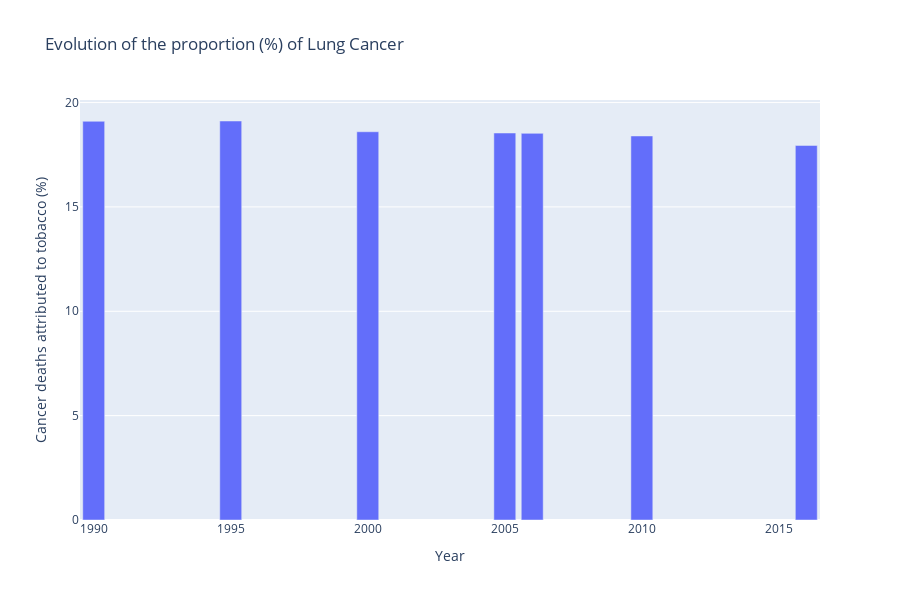

The notebook cell saved with this chart:
### Code cell
fig = px.bar(df3_taba, x="Year", y="Cancer deaths attributed to tobacco (%)",barmode="group",title="Evolution of the proportion (%) of Lung Cancer")
fig.show()

### Figure 1 — Plotly figure (JSON) as saved in the notebook; plotly's stock layout.template omitted (floating-point values rounded to 4 significant figures)
{"data": [{"alignmentgroup": "True", "hoverlabel": {"namelength": 0}, "hovertemplate": "Year=%{x}<br>Cancer deaths attributed to tobacco (%)=%{y}", "legendgroup": "", "marker": {"color": "#636efa"}, "name": "", "offsetgroup": "", "orientation": "v", "showlegend": false, "textposition": "auto", "type": "bar", "x": [1990, 1995, 2000, 2005, 2006, 2010, 2016], "xaxis": "x", "y": [19.1, 19.12, 18.6, 18.54, 18.52, 18.4, 17.95], "yaxis": "y"}], "layout": {"barmode": "group", "height": 600, "legend": {"tracegroupgap": 0}, "title": {"text": "Evolution of the proportion (%) of Lung Cancer"}, "xaxis": {"anchor": "y", "domain": [0, 1], "title": {"text": "Year"}}, "yaxis": {"anchor": "x", "domain": [0, 1], "title": {"text": "Cancer deaths attributed to tobacco (%)"}}}}
